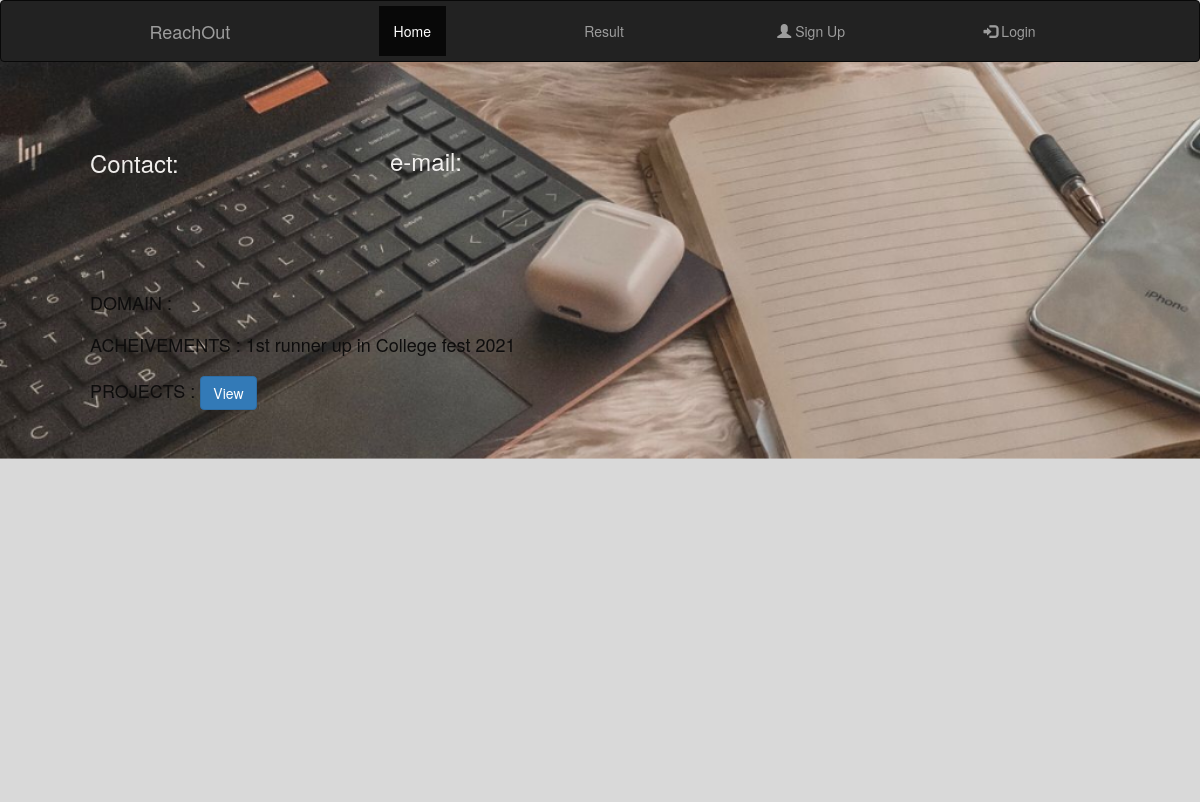
Page /profile/5 on the earlier database version.
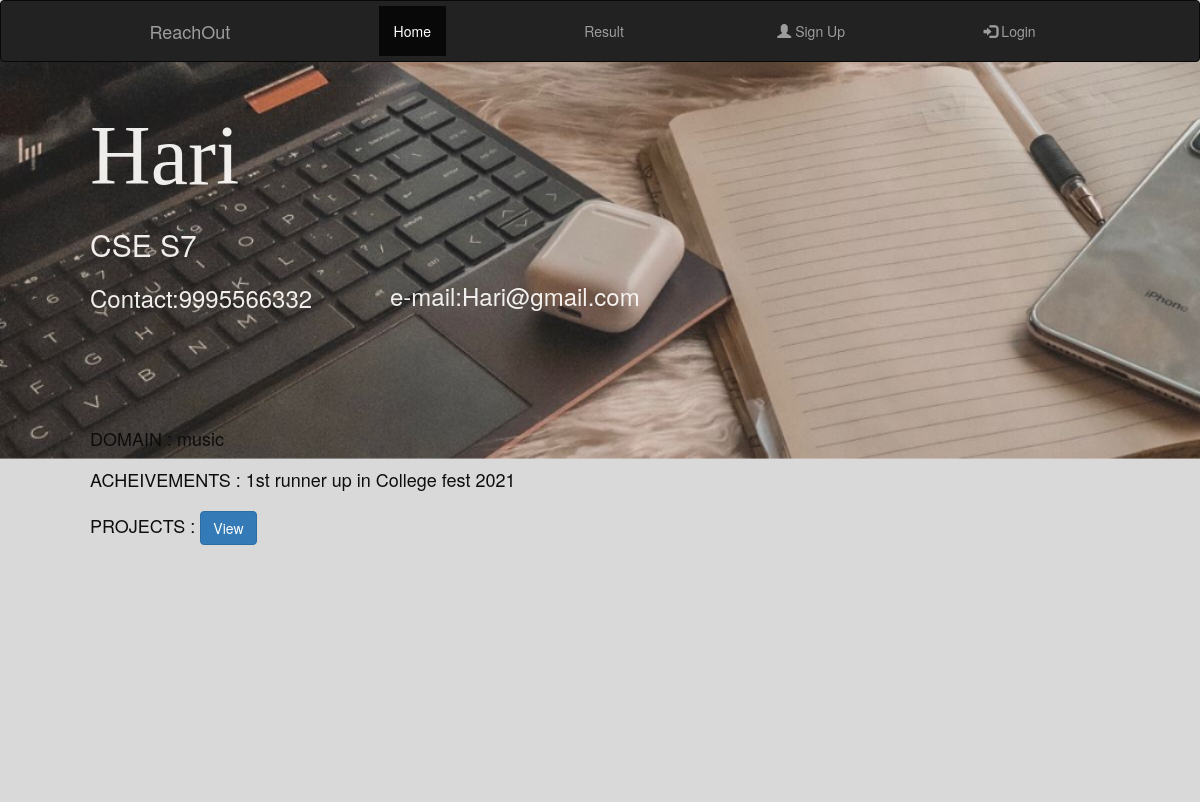
Same page on the later database version.
### app/database.py (models this page shows, shortened)
class User(db.Model):
    id = db.Column(db.Integer(), primary_key = True)
    username = db.Column(db.String(length = 50), nullable = False, unique = True)
    password = db.Column(db.String(length = 50), nullable = False)
    name = db.Column(db.String(length = 50), nullable = False)
    email = db.Column(db.String(length = 50), nullable = False, unique = True)
    phno = db.Column(db.String(length = 20), nullable = False, unique = True)
    education_status = db.Column(db.String(length = 100), nullable = False)
    field = db.Column(db.String(length = 500), nullable = False)
    projects = db.Column(db.String(length = 1000))

### app/routes.py (the view)
@app.route('/profile/<int:id>')
def profile(id):
    print(type(id))
    user = User.query.get(id)
    return render_template("profile.html",user=user)

### app/templates/profile.html (shortened to what this page needs)
<!DOCTYPE html>
<html lang="en">
<head>
    <link rel="stylesheet" href="https://maxcdn.bootstrapcdn.com/bootstrap/4.0.0/css/bootstrap.min.css"
>
    <link rel="stylesheet" href="https://maxcdn.bootstrapcdn.com/bootstrap/3.4.1/css/bootstrap.min.css">
        <link rel="stylesheet" type= "text/css" href="{{url_for('static', filename='style.css')}}">
</head>
<body>
    <header class=fixed-top>
        <div class="row">
            <div class="col">
                <nav class="navbar-inverse navbar fixed-top scrolling-navbar">
                    <div class="container-fluid">
                        <div class="navbar-header">
                            <a class="navbar-brand" href="/">ReachOut</a>
                        </div>
                        <ul class="nav navbar-nav navbar-left">
                            <li class="active"><a href="/">Home</a></li>
                        </ul>
                        <ul class="nav navbar-nav navbar-left">
                            <li><a href="#table">Result</a></li>
                        </ul>
                        <ul class="nav navbar-nav navbar-right">
                            <li><a href="{{url_for('register')}}"><span class="glyphicon glyphicon-user"></span> Sign Up</a></li>
                        </ul>
                        <ul class="nav navbar-nav navbar-right">
                            <li><a href="{{url_for('login')}}"><span class="glyphicon glyphicon-log-in"></span> Login</a></li>
                        </ul>
                    </div>
                </nav>
            </div>
        </div>
    </header>
    <div class="bg-image">
        <div class="bg-text ">
            <div class="personal-det">
                <h1 class="name">{{user.name}}</h1>
                <br>
                <br>
                <h3 class="class">{{user.education_status}}</h3>
            </div>
            <div>
                <h4 class="phone">Contact:{{user.phno}}</h4>
            </div>
            <div>
                <h4 class="mail">e-mail:{{user.email}}</h4>
            </div>
            <div class="more-det">
                <h1 class="more">DOMAIN : {{user.field}}</h1>
                <h1 class="more">ACHEIVEMENTS : 1st runner up in College fest 2021</h1>
                <h1 class="more">PROJECTS : <button type="button" class="btn btn-primary" onclick="location.href='{{user.projects}}'">View</button></h1>
            </div>
        </div>
    </div>
</body>
</html>

Differences in the rows shown:
added User: name "Hari", education_status "CSE S7", phno "9995566332", email "Hari@gmail.com", field "music"
